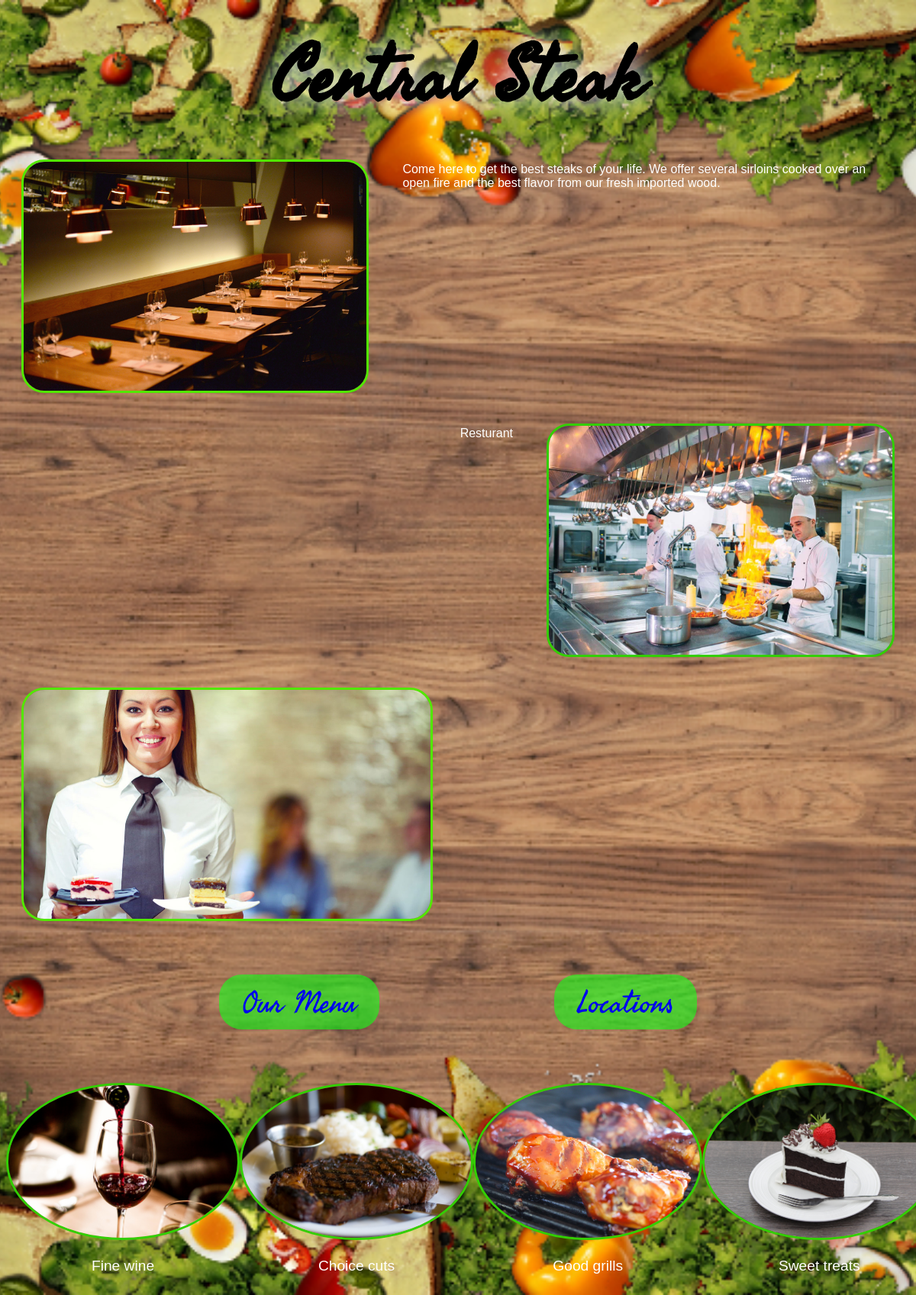
The page /business/12/templates/ on the database as committed earlier.
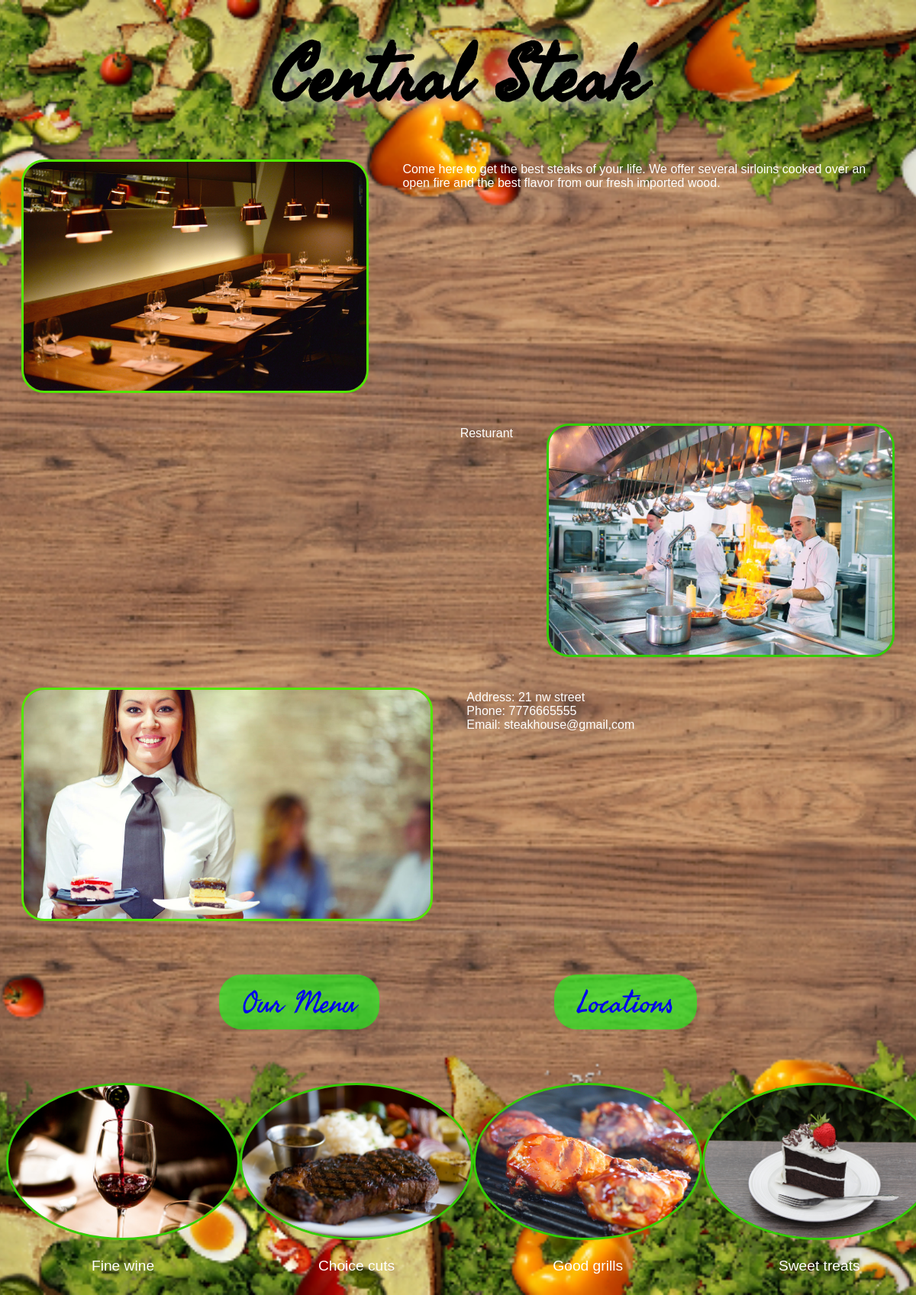
The same page on the database as committed later.
### app/models.py (models this page shows, shortened)
class businessTemplateDatabase(models.Model):
    CHOICES = (
        ("medical_office", "Medical Office"),
        ("Blog", "Blog"),
        ("Restaurant", "Restaurant"),
    )
    templateId = models.TextField()
    name = models.TextField(max_length=255)
    description = models.TextField(max_length=255)
    type = models.TextField(max_length=255)
    missionStatement = models.TextField(max_length=1500)
    template_choice = models.CharField(max_length=50, choices=CHOICES, null=True)
    profile = models.ForeignKey(
        Profile, related_name="business", on_delete=models.CASCADE
    )

class businessContactInfoDatabase(models.Model):
    email = models.TextField(max_length=255)
    phoneNumber = models.IntegerField(verbose_name="phone number")
    address = models.TextField()
    business = models.ForeignKey(
        businessTemplateDatabase, related_name="contact", on_delete=models.CASCADE
    )

### app/views.py (the view, shortened to what this page needs)
# urls.py: path("business/<int:business_id>/templates/", templatesView, name="templates"),
def templatesView(request, business_id):
    try:
        business = businessTemplateDatabase.objects.get(id=business_id)
        business_contact = businessContactInfoDatabase.objects.filter(
            business=business_id
        )
    except businessTemplateDatabase.DoesNotExist:
        return HttpResponseNotFound("Business does not exist")
    template_choice = business.template_choice
    if template_choice == "medical_office":
        context = {"medical_office": "Medical Office", "business": business}
        return render(request, "medical_office.html", context)
    else:
        context = {
            "Restaurant": "Restaurant",
            "business": business,
            "business_contact": business_contact,
        }
        return render(request, "template_3.html", context)

### app/templates/template_3.html (shortened to what this page needs)
{% load static %}
<!DOCTYPE html>
<html lang="en">
  <head>
    <link rel="stylesheet" href="{% static 'phillipstyles.css' %}" />
  </head>
  <body>
    <div class="header">
      <span class="head">{{business.name}}</span>
    </div>
    <div class="info">
      <img src="{% static 'images/restaurant.jpg' %}" alt="restaurant" />
      <p class="data">{{business.description}}</p>
    </div>
    <div class="info2">
      <img src="{% static 'images/kitchen.jpg' %}" alt="kitchen" />
      <p class="data">{{business.type}}</p>
    </div>
    <div class="info">
      <img src="{% static 'images/waitress.jpg' %}" alt="waitress" />
      {% for contact in business_contact %}
      <div>
        <p class="data">
          Address: {{contact.address}} <br />
          Phone: {{contact.phoneNumber}} <br />
          Email: {{contact.email}}
        </p>
      </div>
      <br />
      {% endfor %}
    </div>
    <div class="links">
      <a class="button" href="#" target="blank">Our Menu</a>
      <a class="button" href="#" target="blank">Locations</a>
    </div>
    <div class="band">
      <div class="members">
        <span class="member">
          <img src="{% static 'images/wine.jpg' %}" alt="wine" />
          <p>Fine wine</p>
        </span>
        <span class="member">
          <img src="{% static 'images/steak.jpg' %}" alt="steak" />
          <p>Choice cuts</p>
        </span>
        <span class="member">
          <img src="{% static 'images/chicken.jpg' %}" alt="chicken" />
          <p>Good grills</p>
        </span>
        <span class="member">
          <img src="{% static 'images/cake.jpg' %}" alt="cake" />
          <p>Sweet treats</p>
        </span>
      </div>
    </div>
  </body>
</html>

### app/static/phillipstyles.css (style rules this page uses)
body { background-image: url("/static/images/restaurant_bg.jpg"); background-repeat: no-repeat; background-attachment: fixed; background-position: center; background-size: cover; }
.header { font-family: myFont; display: flex; color:black; justify-content:center; font-size: 100px; font-weight: bolder; text-shadow: 0 0 30px ghostwhite; }
.links { display: flex; justify-content: space-evenly; padding: 50px; font-size: 40px; font-family: myFont; }
.links a { text-decoration: none; }
.button { background-color: rgba(20, 255, 24, 0.601); padding-left: 30px; padding-right: 30px; border-radius: 30px; transition-duration: 1s; }
p { color: white; font-family: Arial, Helvetica, sans-serif; }
img { height: 300px; }
.info { min-height:300px; display: flex; }
.info2 { min-height:300px; display: flex; flex-direction:row-reverse; }
.info > img { border: solid rgb(82, 231, 2); border-radius: 30px; margin:20px; }
.info2 > img { border: solid rgb(51, 206, 4); border-radius: 30px; margin:20px; }
.info p { min-height: 100px; }
.info2 p { min-height: 150px; }
.members img { height: 200px; border-radius: 50%; border: solid rgb(51, 206, 4); }
.members { display: flex; justify-content: space-evenly; width:100%; margin-top:20px; align-items: center; }
.members p { text-align: center; font-size: larger; }
.data { font-size: medium; margin: 1.5em; }

Rows that differ between the two databases and show on the page:
added businessContactInfoDatabase: address "21 nw street", phoneNumber "7776665555", email "steakhouse@gmail,com"
